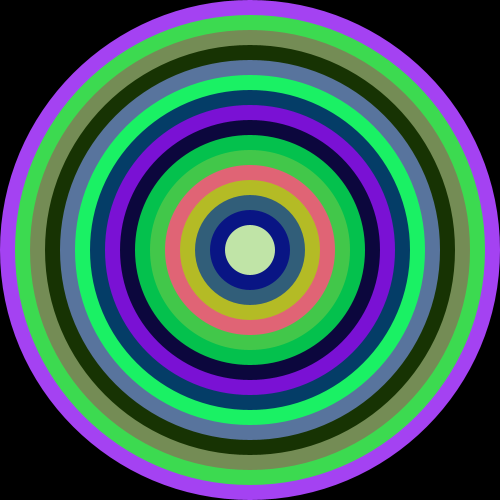
Frame 1 (no input)
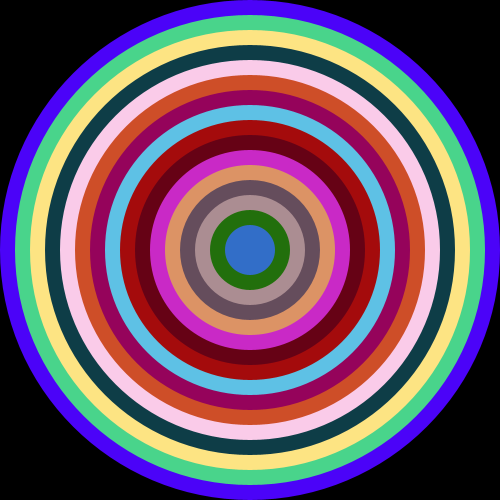
Frame 60 (the mouse pressed at the canvas centre just before this capture)
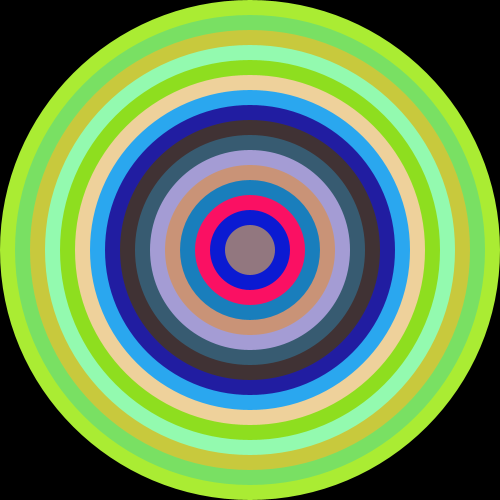
Frame 120 (the mouse held since frame 60 and released just before this capture)

The Processing sketch that drew these frames (run headless with seeded random() and noise(); from frame 60 on, the mouse is pressed at the canvas centre):

// Processing sketch: Tastiera
// ── Tastiera.pde
int dd = 30, x,y;

void setup() {
  size(500, 500);
  x=width/2;
  y=height/2;
  noStroke();
}

void draw() {
  background(0);
  for (int d=width; d>=50; d-=dd) {
    fill(random(255), random(255), random(255));
    ellipse(x, y, d, d);
  }
  if (keyPressed && key==CODED) {
    if (keyCode==LEFT) x-=3;
    if (keyCode==RIGHT) x+=3;
    if (keyCode==UP) y-=3;
    if (keyCode==DOWN) y+=3;
  }
}

void keyPressed() {
  println("Premuto il tasto " + key);
}

void keyReleased() {
  println("Rilasciato il tasto " + key);
}

void keyTyped() {
  println("Digitata la lettera " + key);
}
